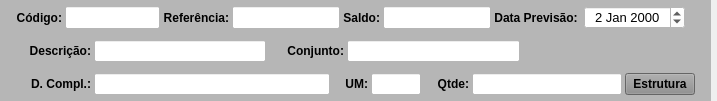
     <widget class="QWidget" name="widget" native="true">
      <property name="minimumSize">
       <size>
        <width>0</width>
        <height>0</height>
       </size>
      </property>
      <property name="maximumSize">
       <size>
        <width>16777215</width>
        <height>101</height>
       </size>
      </property>
      <layout class="QHBoxLayout" name="horizontalLayout_6">
       <property name="leftMargin">
        <number>0</number>
       </property>
       <property name="topMargin">
        <number>0</number>
       </property>
       <property name="rightMargin">
        <number>0</number>
       </property>
       <property name="bottomMargin">
        <number>0</number>
       </property>
       <item>
        <widget class="QWidget" name="widget_Cor1" native="true">
         <property name="sizePolicy">
          <sizepolicy hsizetype="Preferred" vsizetype="Preferred">
           <horstretch>0</horstretch>
           <verstretch>0</verstretch>
          </sizepolicy>
         </property>
         <property name="minimumSize">
          <size>
           <width>0</width>
           <height>0</height>
          </size>
         </property>
         <property name="maximumSize">
          <size>
           <width>16777215</width>
           <height>16777215</height>
          </size>
         </property>
         <property name="styleSheet">
          <string notr="true">background-color: rgb(182, 182, 182);</string>
         </property>
         <layout class="QVBoxLayout" name="verticalLayout">
          <property name="spacing">
           <number>1</number>
          </property>
          <property name="leftMargin">
           <number>1</number>
          </property>
          <property name="topMargin">
           <number>1</number>
          </property>
          <property name="rightMargin">
           <number>1</number>
          </property>
          <property name="bottomMargin">
           <number>1</number>
          </property>
          <item>
           <widget class="QWidget" name="widget_3" native="true">
            <property name="styleSheet">
             <string notr="true"/>
            </property>
            <layout class="QHBoxLayout" name="horizontalLayout_2">
             <property name="spacing">
              <number>3</number>
             </property>
             <property name="leftMargin">
              <number>15</number>
             </property>
             <property name="topMargin">
              <number>5</number>
             </property>
             <property name="rightMargin">
              <number>15</number>
             </property>
             <property name="bottomMargin">
              <number>5</number>
             </property>
             <item>
              <widget class="QLabel" name="label_12">
               <property name="sizePolicy">
                <sizepolicy hsizetype="Preferred" vsizetype="Preferred">
                 <horstretch>0</horstretch>
                 <verstretch>0</verstretch>
                </sizepolicy>
               </property>
               <property name="minimumSize">
                <size>
                 <width>0</width>
                 <height>0</height>
                </size>
               </property>
               <property name="maximumSize">
                <size>
                 <width>75</width>
                 <height>16777215</height>
                </size>
               </property>
               <property name="font">
                <font>
                 <pointsize>9</pointsize>
                 <weight>75</weight>
                 <bold>true</bold>
                </font>
               </property>
               <property name="text">
                <string>Código:</string>
               </property>
               <property name="alignment">
                <set>Qt::AlignRight|Qt::AlignTrailing|Qt::AlignVCenter</set>
               </property>
              </widget>
             </item>
             <item>
              <widget class="QLineEdit" name="line_Codigo">
               <property name="sizePolicy">
                <sizepolicy hsizetype="Preferred" vsizetype="Preferred">
                 <horstretch>0</horstretch>
                 <verstretch>0</verstretch>
                </sizepolicy>
               </property>
               <property name="maximumSize">
                <size>
                 <width>95</width>
                 <height>16777215</height>
                </size>
               </property>
               <property name="font">
                <font>
                 <pointsize>9</pointsize>
                </font>
               </property>
               <property name="styleSheet">
                <string notr="true">background-color: rgb(255, 255, 255);</string>
               </property>
               <property name="alignment">
                <set>Qt::AlignCenter</set>
               </property>
              </widget>
             </item>
             <item>
              <widget class="QLabel" name="label_16">
               <property name="sizePolicy">
                <sizepolicy hsizetype="Preferred" vsizetype="Preferred">
                 <horstretch>0</horstretch>
                 <verstretch>0</verstretch>
                </sizepolicy>
               </property>
               <property name="maximumSize">
                <size>
                 <width>80</width>
                 <height>16777215</height>
                </size>
               </property>
               <property name="font">
                <font>
                 <pointsize>9</pointsize>
                 <weight>75</weight>
                 <bold>true</bold>
                </font>
               </property>
               <property name="text">
                <string>Referência:</string>
               </property>
               <property name="alignment">
                <set>Qt::AlignRight|Qt::AlignTrailing|Qt::AlignVCenter</set>
               </property>
              </widget>
             </item>
             <item>
              <widget class="QLineEdit" name="line_Ref">
               <property name="sizePolicy">
                <sizepolicy hsizetype="Preferred" vsizetype="Preferred">
                 <horstretch>0</horstretch>
                 <verstretch>0</verstretch>
                </sizepolicy>
               </property>
               <property name="maximumSize">
                <size>
                 <width>250</width>
                 <height>16777215</height>
                </size>
               </property>
               <property name="font">
                <font>
                 <pointsize>9</pointsize>
                </font>
               </property>
               <property name="styleSheet">
                <string notr="true">background-color: rgb(255, 255, 255);</string>
               </property>
               <property name="readOnly">
                <bool>true</bool>
               </property>
              </widget>
             </item>
             <item>
              <widget class="QLabel" name="label_18">
               <property name="sizePolicy">
                <sizepolicy hsizetype="Preferred" vsizetype="Preferred">
                 <horstretch>0</horstretch>
                 <verstretch>0</verstretch>
                </sizepolicy>
               </property>
               <property name="maximumSize">
                <size>
                 <width>50</width>
                 <height>16777215</height>
                </size>
               </property>
               <property name="font">
                <font>
                 <pointsize>9</pointsize>
                 <weight>75</weight>
                 <bold>true</bold>
                </font>
               </property>
               <property name="text">
                <string>Saldo:</string>
               </property>
               <property name="alignment">
                <set>Qt::AlignRight|Qt::AlignTrailing|Qt::AlignVCenter</set>
               </property>
              </widget>
             </item>
             <item>
              <widget class="QLineEdit" name="line_Saldo">
               <property name="sizePolicy">
                <sizepolicy hsizetype="Preferred" vsizetype="Preferred">
                 <horstretch>0</horstretch>
                 <verstretch>0</verstretch>
                </sizepolicy>
               </property>
               <property name="maximumSize">
                <size>
                 <width>150</width>
                 <height>16777215</height>
                </size>
               </property>
               <property name="font">
                <font>
                 <pointsize>9</pointsize>
                </font>
               </property>
               <property name="cursor">
                <cursorShape>IBeamCursor</cursorShape>
               </property>
               <property name="styleSheet">
                <string notr="true">background-color: rgb(255, 255, 255);</string>
               </property>
               <property name="inputMask">
                <string/>
               </property>
               <property name="text">
                <string/>
               </property>
               <property name="frame">
                <bool>true</bool>
               </property>
               <property name="echoMode">
                <enum>QLineEdit::Normal</enum>
               </property>
               <property name="alignment">
                <set>Qt::AlignCenter</set>
               </property>
               <property name="readOnly">
                <bool>true</bool>
               </property>
              </widget>
             </item>
             <item>
              <widget class="QLabel" name="label_17">
               <property name="sizePolicy">
                <sizepolicy hsizetype="Preferred" vsizetype="Preferred">
                 <horstretch>0</horstretch>
                 <verstretch>0</verstretch>
                </sizepolicy>
               </property>
               <property name="minimumSize">
                <size>
                 <width>0</width>
                 <height>0</height>
                </size>
               </property>
               <property name="maximumSize">
                <size>
                 <width>100</width>
                 <height>16777215</height>
                </size>
               </property>
               <property name="font">
                <font>
                 <pointsize>9</pointsize>
                 <weight>75</weight>
                 <bold>true</bold>
                </font>
               </property>
               <property name="text">
                <string>Data Previsão: </string>
               </property>
               <property name="alignment">
                <set>Qt::AlignRight|Qt::AlignTrailing|Qt::AlignVCenter</set>
               </property>
              </widget>
             </item>
             <item>
              <widget class="QDateEdit" name="date_Previsao">
               <property name="sizePolicy">
                <sizepolicy hsizetype="Preferred" vsizetype="Preferred">
                 <horstretch>0</horstretch>
                 <verstretch>0</verstretch>
                </sizepolicy>
               </property>
               <property name="minimumSize">
                <size>
                 <width>0</width>
                 <height>0</height>
                </size>
               </property>
               <property name="maximumSize">
                <size>
                 <width>101</width>
                 <height>16777215</height>
                </size>
               </property>
               <property name="font">
                <font>
                 <pointsize>10</pointsize>
                </font>
               </property>
               <property name="styleSheet">
                <string notr="true">background-color: rgb(255, 255, 255);</string>
               </property>
               <property name="alignment">
                <set>Qt::AlignCenter</set>
               </property>
               <property name="date">
                <date>
                 <year>2000</year>
                 <month>1</month>
                 <day>2</day>
                </date>
               </property>
              </widget>
             </item>
             <item>
              <widget class="QLabel" name="label_2">
               <property name="text">
                <string/>
               </property>
              </widget>
             </item>
            </layout>
           </widget>
          </item>
          <item>
           <widget class="QWidget" name="widget_7" native="true">
            <property name="styleSheet">
             <string notr="true"/>
            </property>
            <layout class="QHBoxLayout" name="horizontalLayout_3">
             <property name="spacing">
              <number>3</number>
             </property>
             <property name="leftMargin">
              <number>15</number>
             </property>
             <property name="topMargin">
              <number>5</number>
             </property>
             <property name="rightMargin">
              <number>15</number>
             </property>
             <property name="bottomMargin">
              <number>5</number>
             </property>
             <item>
              <widget class="QLabel" name="label_15">
               <property name="sizePolicy">
                <sizepolicy hsizetype="Preferred" vsizetype="Preferred">
                 <horstretch>0</horstretch>
                 <verstretch>0</verstretch>
                </sizepolicy>
               </property>
               <property name="minimumSize">
                <size>
                 <width>0</width>
                 <height>0</height>
                </size>
               </property>
               <property name="maximumSize">
                <size>
                 <width>75</width>
                 <height>16777215</height>
                </size>
               </property>
               <property name="font">
                <font>
                 <pointsize>9</pointsize>
                 <weight>75</weight>
                 <bold>true</bold>
                </font>
               </property>
               <property name="text">
                <string>Descrição:</string>
               </property>
               <property name="alignment">
                <set>Qt::AlignRight|Qt::AlignTrailing|Qt::AlignVCenter</set>
               </property>
              </widget>
             </item>
             <item>
              <widget class="QLineEdit" name="line_Descricao">
               <property name="sizePolicy">
                <sizepolicy hsizetype="Preferred" vsizetype="Preferred">
                 <horstretch>0</horstretch>
                 <verstretch>0</verstretch>
                </sizepolicy>
               </property>
               <property name="minimumSize">
                <size>
                 <width>0</width>
                 <height>0</height>
                </size>
               </property>
               <property name="font">
                <font>
                 <pointsize>9</pointsize>
                </font>
               </property>
               <property name="styleSheet">
                <string notr="true">background-color: rgb(255, 255, 255);</string>
               </property>
               <property name="readOnly">
                <bool>true</bool>
               </property>
              </widget>
             </item>
             <item>
              <widget class="QLabel" name="label_20">
               <property name="sizePolicy">
                <sizepolicy hsizetype="Preferred" vsizetype="Preferred">
                 <horstretch>0</horstretch>
                 <verstretch>0</verstretch>
                </sizepolicy>
               </property>
               <property name="maximumSize">
                <size>
                 <width>75</width>
                 <height>16777215</height>
                </size>
               </property>
               <property name="font">
                <font>
                 <pointsize>9</pointsize>
                 <weight>75</weight>
                 <bold>true</bold>
                </font>
               </property>
               <property name="text">
                <string>Conjunto:</string>
               </property>
               <property name="alignment">
                <set>Qt::AlignRight|Qt::AlignTrailing|Qt::AlignVCenter</set>
               </property>
              </widget>
             </item>
             <item>
              <widget class="QLineEdit" name="line_Conjunto">
               <property name="sizePolicy">
                <sizepolicy hsizetype="Preferred" vsizetype="Preferred">
                 <horstretch>0</horstretch>
                 <verstretch>0</verstretch>
                </sizepolicy>
               </property>
               <property name="font">
                <font>
                 <pointsize>9</pointsize>
                </font>
               </property>
               <property name="styleSheet">
                <string notr="true">background-color: rgb(255, 255, 255);</string>
               </property>
               <property name="alignment">
                <set>Qt::AlignCenter</set>
               </property>
               <property name="readOnly">
                <bool>true</bool>
               </property>
              </widget>
             </item>
             <item>
              <widget class="QLabel" name="label">
               <property name="text">
                <string/>
               </property>
              </widget>
             </item>
            </layout>
           </widget>
          </item>
          <item>
           <widget class="QWidget" name="widget_6" native="true">
            <property name="styleSheet">
             <string notr="true"/>
            </property>
            <layout class="QHBoxLayout" name="horizontalLayout_4">
             <property name="spacing">
              <number>3</number>
             </property>
             <property name="leftMargin">
              <number>15</number>
             </property>
             <property name="topMargin">
              <number>5</number>
             </property>
             <property name="rightMargin">
              <number>15</number>
             </property>
             <property name="bottomMargin">
              <number>5</number>
             </property>
             <item>
              <widget class="QLabel" name="label_22">
               <property name="sizePolicy">
                <sizepolicy hsizetype="Preferred" vsizetype="Preferred">
                 <horstretch>0</horstretch>
                 <verstretch>0</verstretch>
                </sizepolicy>
               </property>
               <property name="minimumSize">
                <size>
                 <width>0</width>
                 <height>0</height>
                </size>
               </property>
               <property name="maximumSize">
                <size>
                 <width>75</width>
                 <height>16777215</height>
                </size>
               </property>
               <property name="font">
                <font>
                 <pointsize>9</pointsize>
                 <weight>75</weight>
                 <bold>true</bold>
                </font>
               </property>
               <property name="text">
                <string>D. Compl.:</string>
               </property>
               <property name="alignment">
                <set>Qt::AlignRight|Qt::AlignTrailing|Qt::AlignVCenter</set>
               </property>
              </widget>
             </item>
             <item>
              <widget class="QLineEdit" name="line_Compl">
               <property name="sizePolicy">
                <sizepolicy hsizetype="Preferred" vsizetype="Preferred">
                 <horstretch>0</horstretch>
                 <verstretch>0</verstretch>
                </sizepolicy>
               </property>
               <property name="minimumSize">
                <size>
                 <width>0</width>
                 <height>0</height>
                </size>
               </property>
               <property name="font">
                <font>
                 <pointsize>9</pointsize>
                </font>
               </property>
               <property name="styleSheet">
                <string notr="true">background-color: rgb(255, 255, 255);</string>
               </property>
               <property name="readOnly">
                <bool>true</bool>
               </property>
              </widget>
             </item>
             <item>
              <widget class="QLabel" name="label_19">
               <property name="sizePolicy">
                <sizepolicy hsizetype="Preferred" vsizetype="Preferred">
                 <horstretch>0</horstretch>
                 <verstretch>0</verstretch>
                </sizepolicy>
               </property>
               <property name="maximumSize">
                <size>
                 <width>35</width>
                 <height>16777215</height>
                </size>
               </property>
               <property name="font">
                <font>
                 <pointsize>9</pointsize>
                 <weight>75</weight>
                 <bold>true</bold>
                </font>
               </property>
               <property name="text">
                <string>UM:</string>
               </property>
               <property name="alignment">
                <set>Qt::AlignRight|Qt::AlignTrailing|Qt::AlignVCenter</set>
               </property>
              </widget>
             </item>
             <item>
              <widget class="QLineEdit" name="line_UM">
               <property name="sizePolicy">
                <sizepolicy hsizetype="Preferred" vsizetype="Preferred">
                 <horstretch>0</horstretch>
                 <verstretch>0</verstretch>
                </sizepolicy>
               </property>
               <property name="maximumSize">
                <size>
                 <width>50</width>
                 <height>16777215</height>
                </size>
               </property>
               <property name="font">
                <font>
                 <pointsize>9</pointsize>
                </font>
               </property>
               <property name="cursor">
                <cursorShape>IBeamCursor</cursorShape>
               </property>
               <property name="styleSheet">
                <string notr="true">background-color: rgb(255, 255, 255);</string>
               </property>
               <property name="inputMask">
                <string/>
               </property>
               <property name="text">
                <string/>
               </property>
               <property name="frame">
                <bool>true</bool>
               </property>
               <property name="echoMode">
                <enum>QLineEdit::Normal</enum>
               </property>
               <property name="alignment">
                <set>Qt::AlignCenter</set>
               </property>
               <property name="readOnly">
                <bool>true</bool>
               </property>
              </widget>
             </item>
             <item>
              <widget class="QLabel" name="label_14">
               <property name="sizePolicy">
                <sizepolicy hsizetype="Preferred" vsizetype="Preferred">
                 <horstretch>0</horstretch>
                 <verstretch>0</verstretch>
                </sizepolicy>
               </property>
               <property name="maximumSize">
                <size>
                 <width>45</width>
                 <height>16777215</height>
                </size>
               </property>
               <property name="font">
                <font>
                 <pointsize>9</pointsize>
                 <weight>75</weight>
                 <bold>true</bold>
                </font>
               </property>
               <property name="text">
                <string>Qtde:</string>
               </property>
               <property name="alignment">
                <set>Qt::AlignRight|Qt::AlignTrailing|Qt::AlignVCenter</set>
               </property>
              </widget>
             </item>
             <item>
              <widget class="QLineEdit" name="line_Qtde">
               <property name="sizePolicy">
                <sizepolicy hsizetype="Preferred" vsizetype="Preferred">
                 <horstretch>0</horstretch>
                 <verstretch>0</verstretch>
                </sizepolicy>
               </property>
               <property name="maximumSize">
                <size>
                 <width>150</width>
                 <height>16777215</height>
                </size>
               </property>
               <property name="font">
                <font>
                 <pointsize>9</pointsize>
                </font>
               </property>
               <property name="cursor">
                <cursorShape>IBeamCursor</cursorShape>
               </property>
               <property name="styleSheet">
                <string notr="true">background-color: rgb(255, 255, 255);</string>
               </property>
               <property name="inputMask">
                <string/>
               </property>
               <property name="text">
                <string/>
               </property>
               <property name="frame">
                <bool>true</bool>
               </property>
               <property name="echoMode">
                <enum>QLineEdit::Normal</enum>
               </property>
               <property name="alignment">
                <set>Qt::AlignCenter</set>
               </property>
              </widget>
             </item>
             <item>
              <widget class="QPushButton" name="btn_Consulta_Estrut">
               <property name="sizePolicy">
                <sizepolicy hsizetype="Preferred" vsizetype="Preferred">
                 <horstretch>0</horstretch>
                 <verstretch>0</verstretch>
                </sizepolicy>
               </property>
               <property name="minimumSize">
                <size>
                 <width>0</width>
                 <height>0</height>
                </size>
               </property>
               <property name="maximumSize">
                <size>
                 <width>70</width>
                 <height>16777215</height>
                </size>
               </property>
               <property name="font">
                <font>
                 <pointsize>9</pointsize>
                 <weight>75</weight>
                 <bold>true</bold>
                </font>
               </property>
               <property name="cursor">
                <cursorShape>PointingHandCursor</cursorShape>
               </property>
               <property name="layoutDirection">
                <enum>Qt::LeftToRight</enum>
               </property>
               <property name="autoFillBackground">
                <bool>false</bool>
               </property>
               <property name="styleSheet">
                <string notr="true">background-color: rgb(141, 141, 141);</string>
               </property>
               <property name="text">
                <string>Estrutura</string>
               </property>
               <property name="checkable">
                <bool>false</bool>
               </property>
               <property name="autoDefault">
                <bool>false</bool>
               </property>
               <property name="default">
                <bool>false</bool>
               </property>
               <property name="flat">
                <bool>false</bool>
               </property>
              </widget>
             </item>
            </layout>
           </widget>
          </item>
         </layout>
        </widget>
       </item>
       <item>
        <widget class="QWidget" name="widget_2" native="true"/>
       </item>
      </layout>
     </widget>
